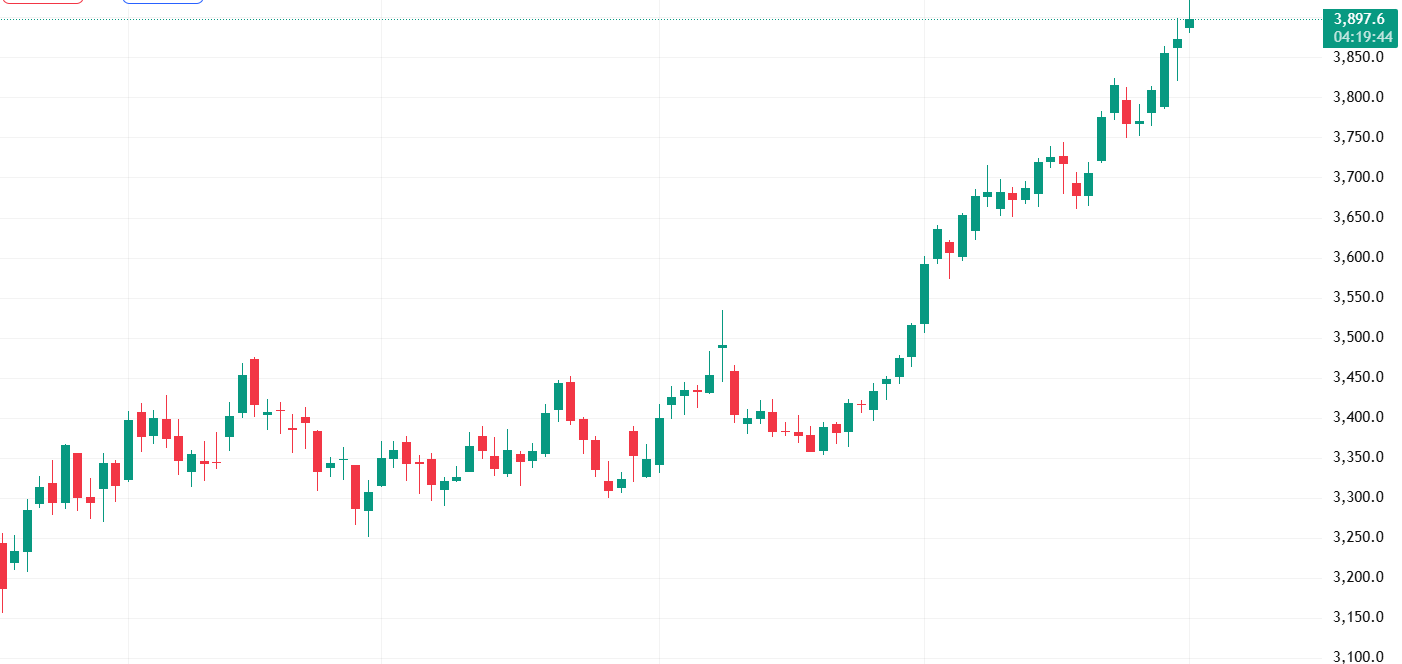
#> input picture chart.png, 1402 x 664 px, found by its file name
$ jupyter execute 2_Chart_Detection.ipynb   (shell and % lines are left out)
#> lines starting #> are read from the running program, lines starting #| are printed output that depends on the picture; after the words box and inside, x2 and y2 are one past the last pixel; in counts of white or black regions, pixels touching at a corner belong together
[cell 1]
# Mount Drive
from google.colab import drive
drive.mount('/content/drive', force_remount=True)

# Project root
ROOT = "/content/drive/MyDrive/ARVisionGold"
print("ROOT:", ROOT)

# Install deps (safe to re-run)

# Ensure folders exist
import os
for p in [
    f"{ROOT}/configs",
    f"{ROOT}/data/external",
    f"{ROOT}/artifacts/cv",
]:
    os.makedirs(p, exist_ok=True)

# Load paths.yaml (created in Module 1)
import yaml, json
with open(f"{ROOT}/configs/paths.yaml") as f:
    P = yaml.safe_load(f)

CHART_PATH = P["data"]["chart_image"]              # /.../data/external/chart.png
OUT_TXT    = P["artifacts"]["candle_type"]         # /.../artifacts/cv/candle_type.txt
DBG_IMG    = f"{ROOT}/artifacts/cv/last_candle_debug.png"

print("CHART_PATH:", CHART_PATH)
print("OUT_TXT:", OUT_TXT)
print("DBG_IMG:", DBG_IMG)

[cell 2]
import os, shutil, pathlib

if not os.path.exists(CHART_PATH):
    print("chart.png not found at:", CHART_PATH)
    print("Upload a file named 'chart.png' now...")
    from google.colab import files
    up = files.upload()  # choose your chart image
    # pick first uploaded file and rename to chart.png
    src_name = next(iter(up.keys()))
    target_dir = os.path.dirname(CHART_PATH)
    os.makedirs(target_dir, exist_ok=True)
    shutil.move(src_name, CHART_PATH)
    print("Saved to:", CHART_PATH)
else:
    print("Found chart.png ✔")

# Final assert
assert os.path.exists(CHART_PATH), "chart.png not available. Please upload to data/external/chart.png"

[cell 3]
import yaml, os

CV_CFG_PATH = f"{ROOT}/configs/cv.yaml"

default_cv_cfg = {
    "resize_max_width": 1600,      # large images ko shrink kar do for speed
    "min_candle_area": 150,        # too-small contours ignore
    "morph_kernel": 3,             # dilation/erosion kernel size
    "green_hsv": {"low": [35, 40, 40], "high": [85, 255, 255]},    # typical green
    "red1_hsv":  {"low": [0, 50, 50],  "high": [10, 255, 255]},    # red low range
    "red2_hsv":  {"low": [160, 50, 50],"high": [179, 255, 255]},   # red high range
}

if not os.path.exists(CV_CFG_PATH):
    with open(CV_CFG_PATH, "w") as f:
        yaml.safe_dump(default_cv_cfg, f)
    print("Created default CV config at:", CV_CFG_PATH)
else:
    print("Using existing CV config:", CV_CFG_PATH)

with open(CV_CFG_PATH) as f:
    CV = yaml.safe_load(f)
CV

[cell 4]
import cv2
import numpy as np
import matplotlib.pyplot as plt
import os, yaml

# ---------- helpers ----------
def read_img(path, max_w=None):
    img = cv2.imread(path)  # BGR
    if img is None:
        raise ValueError(f"Failed to read image: {path}")
    h, w = img.shape[:2]
    if max_w and w > max_w:
        scale = max_w / float(w)
        img = cv2.resize(img, (int(w*scale), int(h*scale)), interpolation=cv2.INTER_AREA)
    return img

def mask_range_hsv(hsv, low, high):
    low = np.array(low, dtype=np.uint8)
    high = np.array(high, dtype=np.uint8)
    return cv2.inRange(hsv, low, high)

def morph_clean(mask, ksize=3, iters=1):
    k = cv2.getStructuringElement(cv2.MORPH_RECT, (ksize, ksize))
    mask = cv2.morphologyEx(mask, cv2.MORPH_OPEN, k, iterations=iters)
    mask = cv2.morphologyEx(mask, cv2.MORPH_CLOSE, k, iterations=iters)
    return mask

def find_candle_bboxes(mask, min_area=150):
    contours, _ = cv2.findContours(mask, cv2.RETR_EXTERNAL, cv2.CHAIN_APPROX_SIMPLE)
    boxes = []
    for c in contours:
        x,y,w,h = cv2.boundingRect(c)
        area = w*h
        if area < min_area:
            continue
        # candles are typically tall-ish; allow wide too because of bodies+wicks
        aspect = h / (w+1e-6)
        if h >= 8 and w >= 2:   # weak filter; more robust filtering can be added later
            boxes.append((x,y,w,h))
    return boxes

# ---------- main ----------
img_bgr = read_img(CHART_PATH, max_w=CV.get("resize_max_width", 1600))
#> in read_img, img is the input picture: shape (664, 1402, 3); mean B, G, R 250.5, 250.8, 250
hsv = cv2.cvtColor(img_bgr, cv2.COLOR_BGR2HSV)
#> hsv: shape (664, 1402, 3); mean H, S, V 2.8, 5.5, 252.3

# Build masks for green and red candles
g = CV["green_hsv"]; r1 = CV["red1_hsv"]; r2 = CV["red2_hsv"]
mask_green = mask_range_hsv(hsv, g["low"], g["high"])
#> in mask_range_hsv, `return cv2.inRange(hsv, low, high)`:
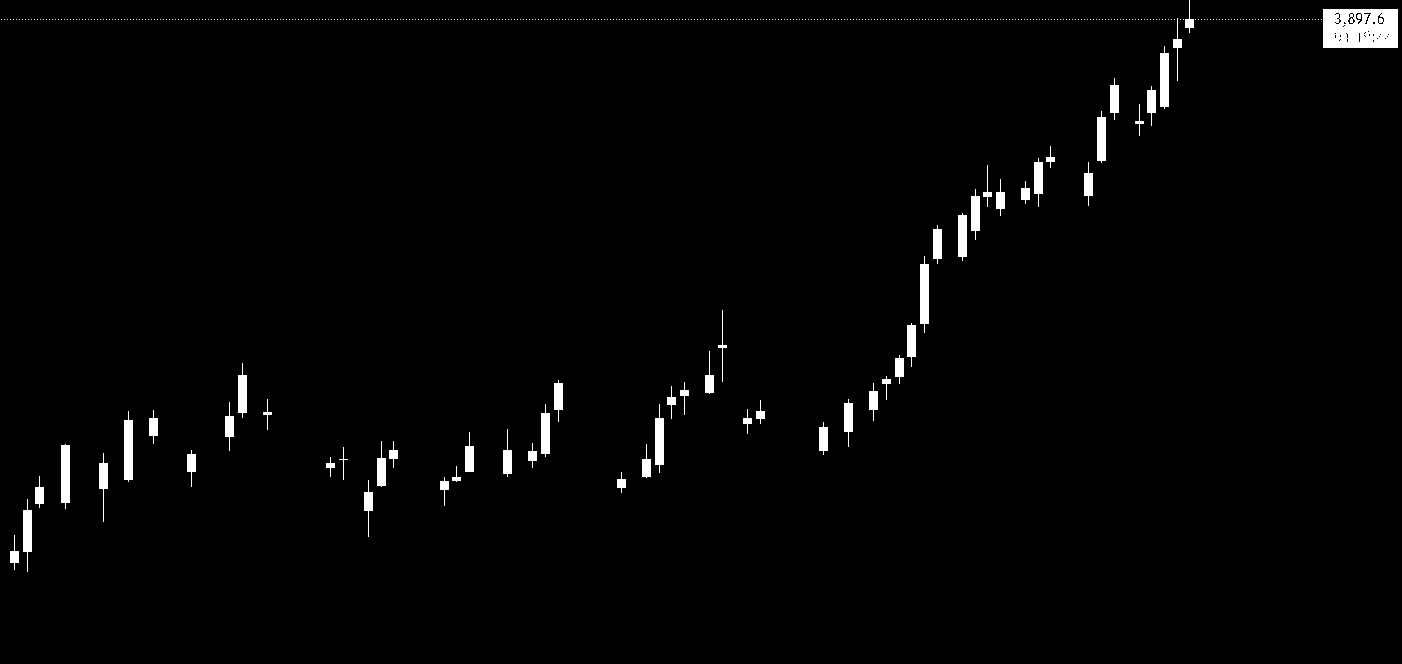
#> returned value: shape (664, 1402); 1.6% white; 493 white regions (437 under 20 px), largest, box (x1, y1, x2, y2) and area: (1323, 9, 1398, 48) 2749, (920, 256, 929, 333) 557, (124, 411, 133, 482) 551
mask_red   = cv2.bitwise_or(mask_range_hsv(hsv, r1["low"], r1["high"]),
                            mask_range_hsv(hsv, r2["low"], r2["high"]))
#> in mask_range_hsv (call 2), `return cv2.inRange(hsv, low, high)`: returned value: shape (664, 1402); every value is 0
#> in mask_range_hsv (call 3), `return cv2.inRange(hsv, low, high)`: returned value: shape (664, 1402); 0.81% white; 41 white regions, largest, box (x1, y1, x2, y2) and area: (250, 357, 259, 417) 428, (73, 453, 82, 511) 418, (351, 465, 360, 525) 412

mask_green = morph_clean(mask_green, ksize=CV["morph_kernel"], iters=1)
#> in morph_clean, `mask = cv2.morphologyEx(mask, cv2.MORPH_OPEN, k, iterations=iters)`: mask: shape (664, 1402); 1.4% white; 55 white regions, largest, box (x1, y1, x2, y2) and area: (1323, 9, 1398, 48) 2719, (920, 264, 929, 324) 540, (124, 420, 133, 480) 540
#> in morph_clean, `mask = cv2.morphologyEx(mask, cv2.MORPH_CLOSE, k, iterations=iters)`: mask: shape (664, 1402); 1.5% white; 55 white regions, largest, box (x1, y1, x2, y2) and area: (1323, 9, 1398, 48) 2892, (920, 264, 929, 324) 540, (124, 420, 133, 480) 540
mask_red   = morph_clean(mask_red,   ksize=CV["morph_kernel"], iters=1)
#> in morph_clean (call 2), `mask = cv2.morphologyEx(mask, cv2.MORPH_OPEN, k, iterations=iters)`: mask: shape (664, 1402); 0.68% white; 33 white regions, largest, box (x1, y1, x2, y2) and area: (250, 359, 259, 405) 414, (73, 453, 82, 498) 405, (730, 371, 739, 415) 396

candles_mask = cv2.bitwise_or(mask_green, mask_red)
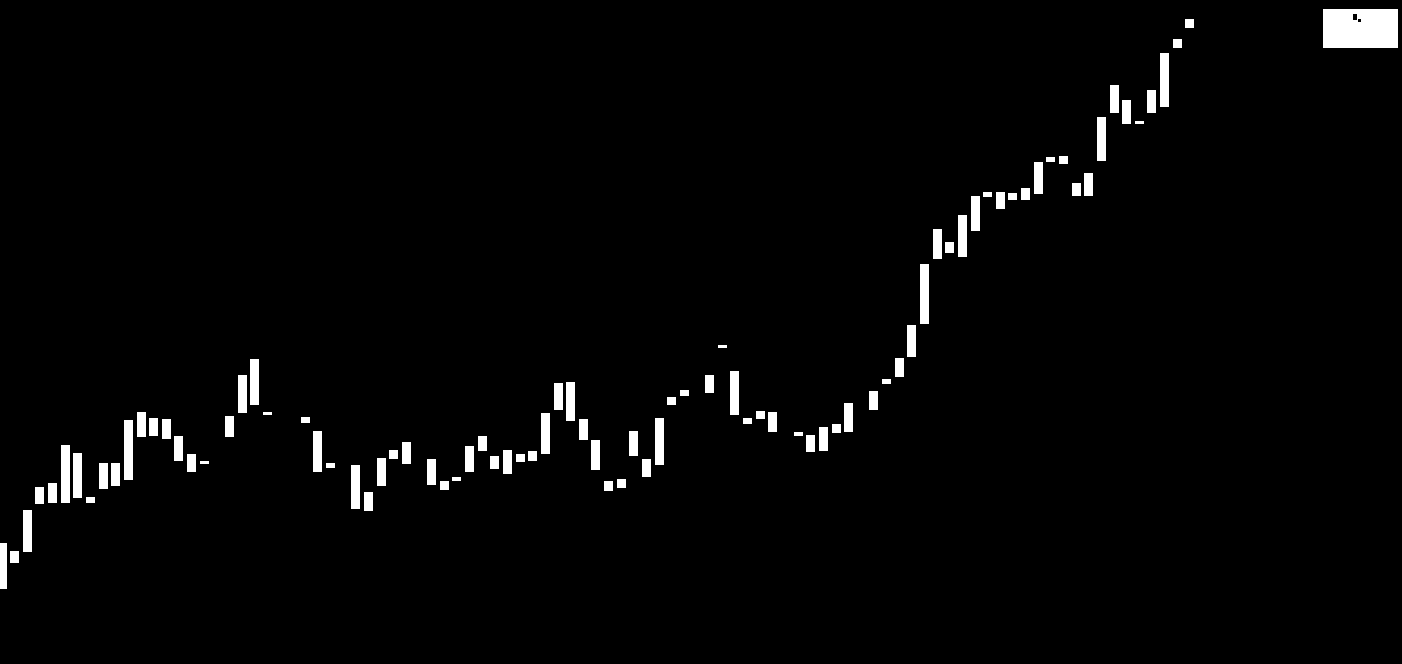
#> candles_mask: shape (664, 1402); 2.2% white; 88 white regions

# Find candle-like boxes
boxes = find_candle_bboxes(candles_mask, min_area=CV["min_candle_area"])
#> in find_candle_bboxes, `contours, _ = cv2.findContours(mask, cv2.RETR_EXTERNAL, cv2.CHAIN_APPR..`: contours = 88 contours, 4 with area under 20; largest, box (x1, y1, x2, y2) and area: (1323, 9, 1398, 48) 2812, (124, 420, 133, 480) 472, (920, 264, 929, 324) 472, (61, 445, 70, 503) 456, (1160, 53, 1169, 107) 424
#> the loop in find_candle_bboxes, `for c in contours:` made 88 passes
#> (c, x, y, w, h, area, aspect) on passes 2, 3, 5, 6, 7, 12, 14, 15: ([[0, 543], [0, 588], [6, 588], [6, 543]], 0, 543, 7, 46, 322, 6.57), ([[23, 510], [23, 551], [31, 551], [31, 510]], 23, 510, 9, 42, 378, 4.67), ([[364, 492], [364, 510], [372, 510], [372, 492]], 364, 492, 9, 19, 171, 2.11), ([[35, 487], [35, 503], [43, 503], [43, 487]], 35, 487, 9, 17, 153, 1.89), ([[48, 483], [48, 502], [56, 502], [56, 483]], 48, 483, 9, 20, 180, 2.22), ([[351, 465], [351, 508], [359, 508], [359, 465]], 351, 465, 9, 44, 396, 4.89), ([[111, 463], [111, 485], [119, 485], [119, 463]], 111, 463, 9, 23, 207, 2.56), ([[99, 463], [99, 488], [107, 488], [107, 463]], 99, 463, 9, 26, 234, 2.89)
#> (c, x, y, w, h, area) on passes 1, 4, 8, 9, 10, 11: ([[10, 551], [10, 562], [18, 562], [18, 551]], 10, 551, 9, 12, 108), ([[86, 497], [86, 502], [94, 502], [94, 497]], 86, 497, 9, 6, 54), ([[604, 481], [604, 490], [612, 490], [612, 481]], 604, 481, 9, 10, 90), ([[440, 481], [440, 489], [448, 489], [448, 481]], 440, 481, 9, 9, 81), ([[617, 479], [617, 487], [625, 487], [625, 479]], 617, 479, 9, 9, 81), ([[452, 477], [452, 480], [460, 480], [460, 477]], 452, 477, 9, 4, 36)
#> after the loop in find_candle_bboxes, `for c in contours:`: boxes = 55 items, first 6: (0, 543, 7, 46), (23, 510, 9, 42), (364, 492, 9, 19), (35, 487, 9, 17), (48, 483, 9, 20), (351, 465, 9, 44)

if not boxes:
    raise RuntimeError("No candle-like contours found. Try adjusting HSV ranges in configs/cv.yaml.")

# Pick rightmost box (largest x+w i.e., right edge)
rightmost = max(boxes, key=lambda b: (b[0]+b[2], b[0]))  # prefer farthest right edge
#> rightmost = (1323, 9, 75, 39)
x,y,w,h = rightmost
#> x = 1323; y = 9; w = 75; h = 39

roi_green = mask_green[y:y+h, x:x+w]
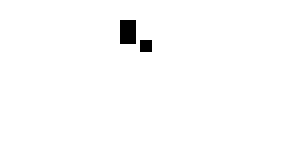
#> roi_green: shape (39, 75) (shown 4 times larger); 98.9% white; 2 black regions (1 under 20 px), largest, box (x1, y1, x2, y2) and area: (30, 5, 34, 11) 24
roi_red   = mask_red[y:y+h,   x:x+w]
#> roi_red: shape (39, 75); every value is 0

green_count = int(np.count_nonzero(roi_green))
#> green_count = 2892
red_count   = int(np.count_nonzero(roi_red))
#> red_count = 0
total = max(1, green_count + red_count)
#> total = 2892

if green_count == red_count:
    label = "BULLISH"  # tie-break toward bullish
elif green_count > red_count:
    label = "BULLISH"
else:
    label = "BEARISH"

confidence = round(max(green_count, red_count) / total, 3)
#> confidence = 1

# Write output text
os.makedirs(os.path.dirname(OUT_TXT), exist_ok=True)
with open(OUT_TXT, "w") as f:
    f.write(label)

print(f"Last candle: {label} (confidence by color ratio ≈ {confidence})")
#| Last candle: BULLISH (confidence by color ratio ≈ 1.0)
print("Wrote:", OUT_TXT)

# Debug visualization
vis = img_bgr.copy()
cv2.rectangle(vis, (x,y), (x+w, y+h), (0,255,255), 2)
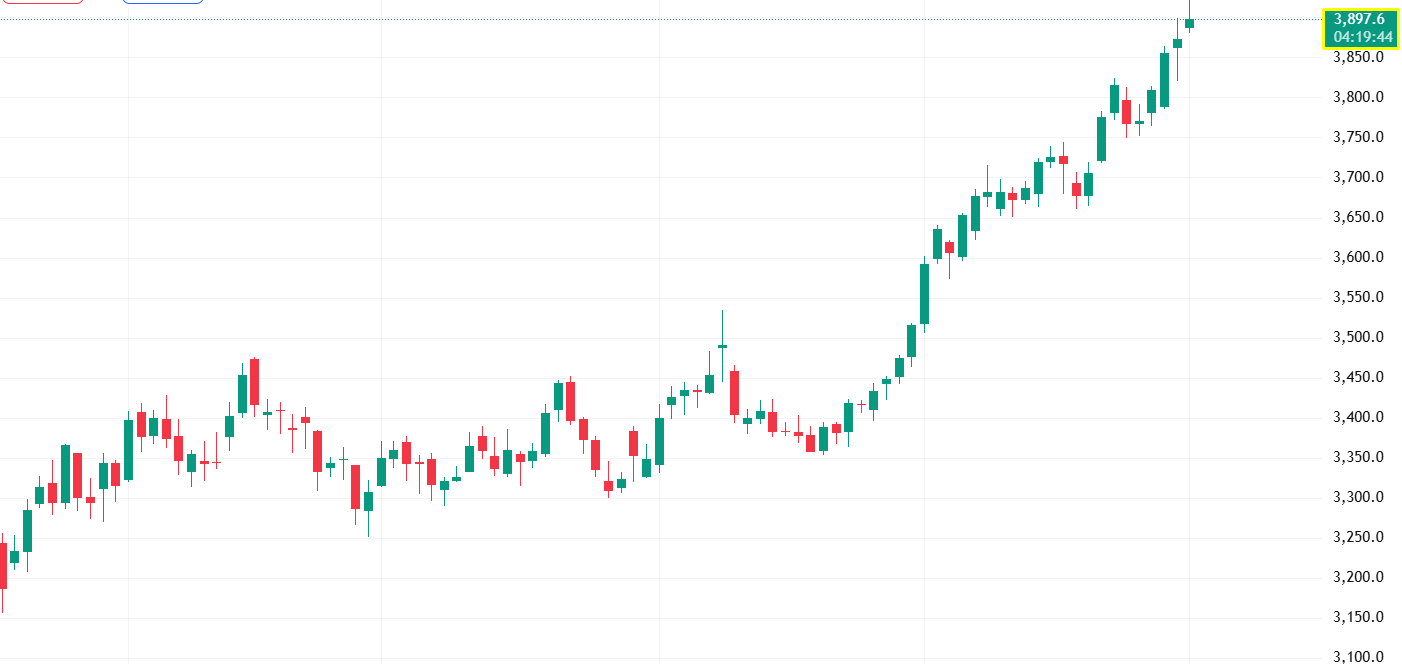
#> vis: shape (664, 1402, 3); 0.07% of pixels changed, all inside (x1, y1, x2, y2) = (1322, 8, 1400, 50)
cv2.putText(vis, f"{label} {confidence}", (x, max(0,y-8)), cv2.FONT_HERSHEY_SIMPLEX,
            0.7, (0,255,255), 2, cv2.LINE_AA)
#> vis: shape (664, 1402, 3); 0.03% of pixels changed, all inside (x1, y1, x2, y2) = (1324, 0, 1402, 4)
cv2.imwrite(DBG_IMG, vis[:, :, ::-1])  # write as RGB for easier preview
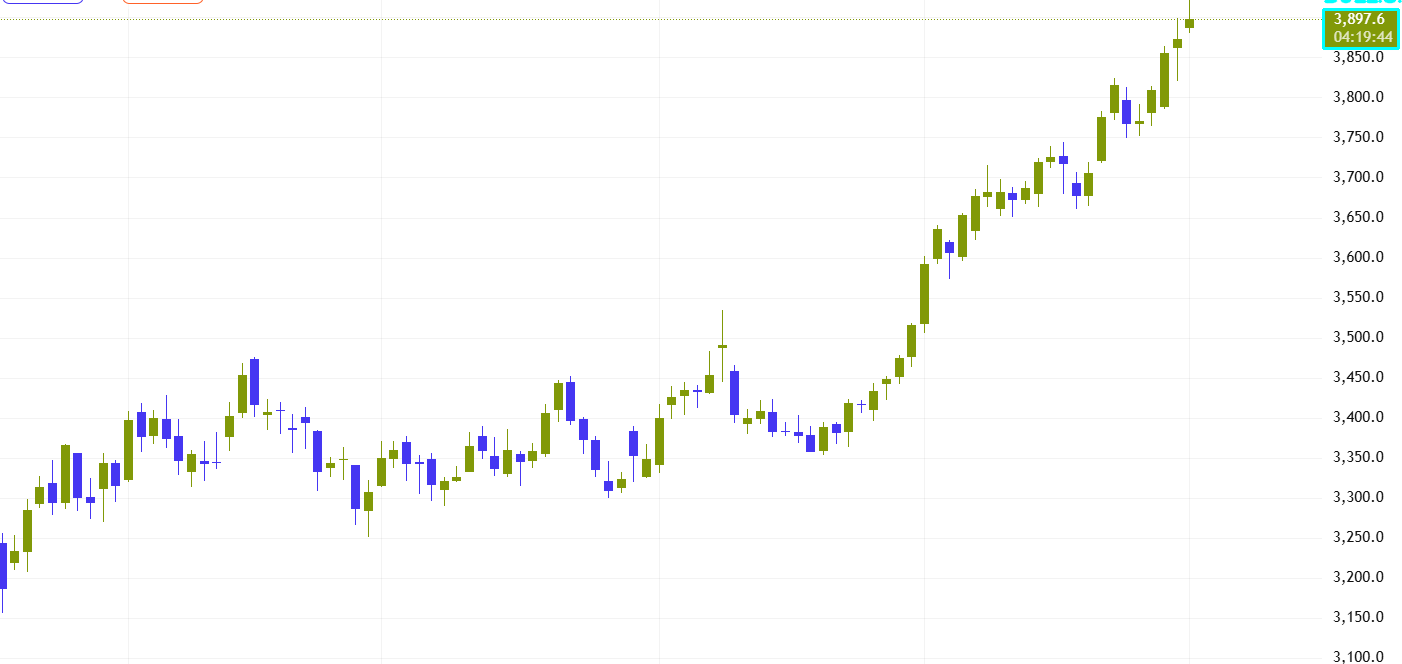
#> saved as last_candle_debug.png: shape (664, 1402, 3); mean B, G, R 250.1, 250.8, 250.3
print("Saved debug image:", DBG_IMG)

[cell 5]
import matplotlib.pyplot as plt
import cv2

# show chart and debug side-by-side
fig, axs = plt.subplots(1,2, figsize=(12,5))
axs[0].set_title("Input chart.png")
axs[0].imshow(cv2.cvtColor(cv2.imread(CHART_PATH), cv2.COLOR_BGR2RGB))
axs[0].axis("off")

axs[1].set_title("Detected last candle")
axs[1].imshow(cv2.cvtColor(cv2.imread(DBG_IMG), cv2.COLOR_BGR2RGB))
axs[1].axis("off")
plt.show()
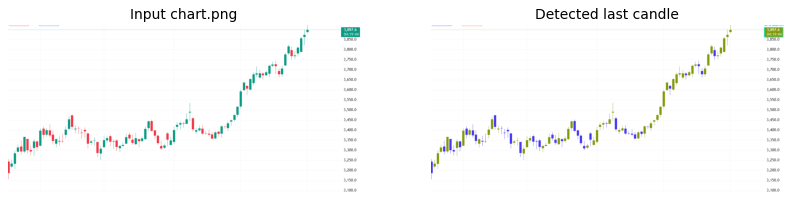
#> figure drawn by matplotlib, 2 panels

# read back candle_type.txt
with open(OUT_TXT) as f:
    print("candle_type.txt →", f.read().strip())
